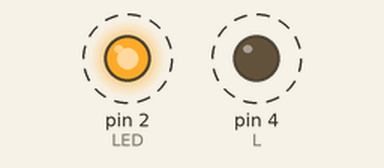
This sketch was run on a simulated Arduino Uno, built with avr-gcc and run on an emulated ATmega328P. Shown: output pins drawn as LEDs (lit = HIGH). Dashed ring = blinking.

Above: at 0.05 s.
Timing chart, 0 to 3.0 s (numbered marks = the images above):
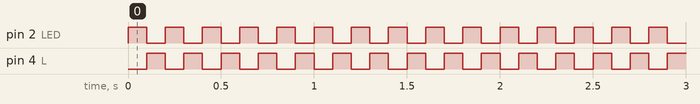

The sketch:

flashing.ino
```cpp
#define LED 2 // define the LED bulb
#define L 4 // define the LED bulb
void setup() {
  pinMode(LED,OUTPUT); //Set the LED pin as output pin
  pinMode(L,OUTPUT); //Set the LED pin as output pin
}

void loop() {
  digitalWrite(LED,HIGH); // LED bulb on
  digitalWrite(L,LOW); // LED bulb on
  delay(100); // delay time
  digitalWrite(LED,LOW); // LED off
  digitalWrite(L,HIGH); // LED off
  delay(100); //delay time
}
```

Measured:
- by itself, pin 2 (LED), pin 4 (L): alternates HIGH for 0.10 s and LOW for 0.10 s
